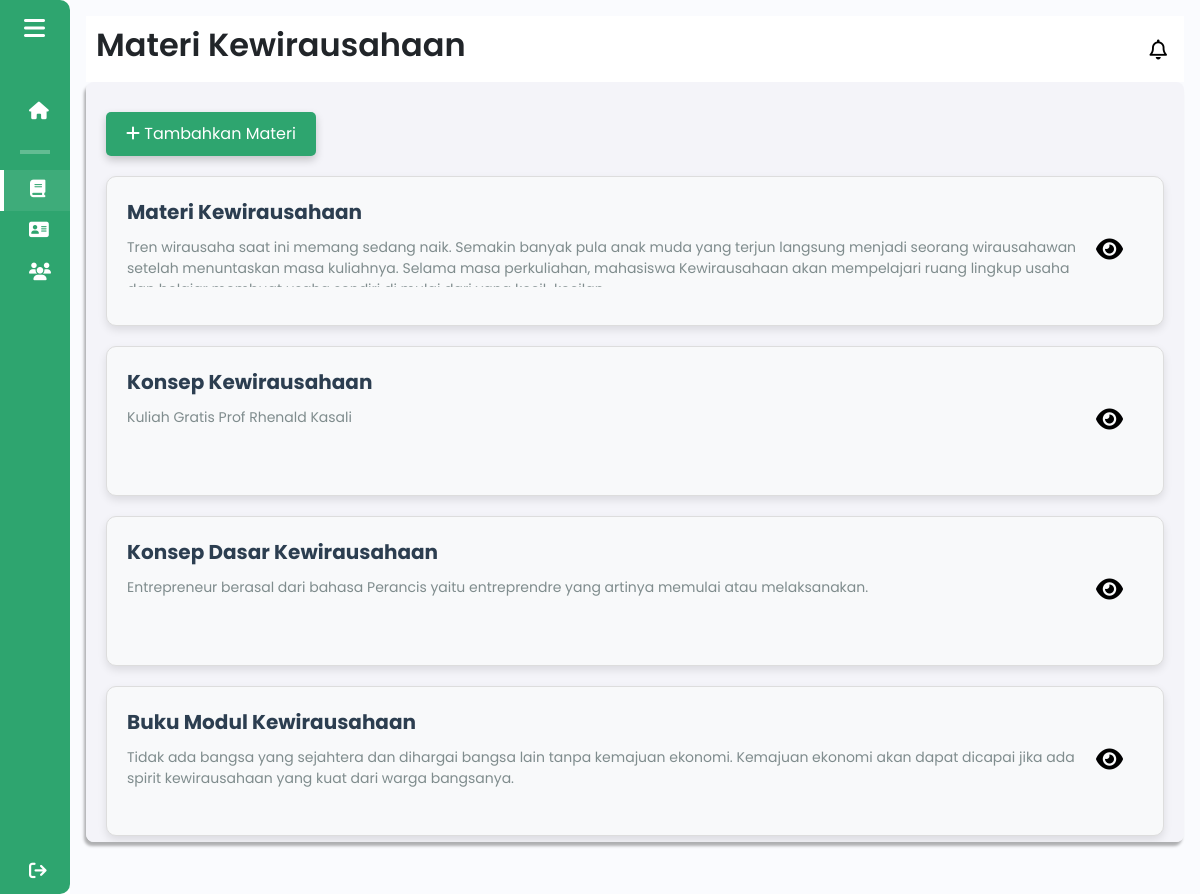
/components/pages/admin/materikewirausahaan_admin.php (signed in), run on the app's committed database.
### tables this page shows
CREATE TABLE `materi_kewirausahaan` (
  `id` int(11) NOT NULL,
  `judul` varchar(30) NOT NULL,
  `file_path` varchar(300) NOT NULL,
  `deskripsi` varchar(1000) NOT NULL
);

### components/pages/admin/materikewirausahaan_admin.php (the view, shortened to what this page needs)
<!DOCTYPE html>
<html lang="en">
<head>
    <link href="https://cdn.lineicons.com/4.0/lineicons.css" rel="stylesheet">
    <link href="https://cdn.jsdelivr.net/npm/bootstrap@5.3.0-alpha3/dist/css/bootstrap.min.css" rel="stylesheet">
    <link rel="stylesheet" href="/Aplikasi-Kewirausahaan/assets/css/materikewirausahaan.css">
</head>
<body>
    <div class="wrapper">
        <?php
        include 'sidebar_admin.php';
        ?>
        <div class="main p-3">
            <div class="main_header">
                <?php
                    include 'header_admin.php';
                ?>
            </div>
            <div class="main_wrapper">
                <button id="openFormBtn"><i class="fa-solid fa-plus"></i> Tambahkan Materi</button>
                <?php
                include $_SERVER['DOCUMENT_ROOT'] . '/Aplikasi-Kewirausahaan/config/db_connection.php';
                $sql = "SELECT * FROM materi_kewirausahaan";
                $result = $conn->query($sql);
                if ($result === false) {
                    echo "<p>Error pada query: " . $conn->error . "</p>";
                } elseif ($result->num_rows > 0) {
                    while ($row = $result->fetch_assoc()) {
                        echo '<div class="container_materi" onclick="showDetailModal(\'' . $row["id"] . '\', \'' . htmlspecialchars($row["judul"]) . '\', \'' . htmlspecialchars($row["deskripsi"]) . '\', \'' . htmlspecialchars($row["file_path"]) . '\')">';
                        echo '<div class="judul_materi">' . htmlspecialchars($row["judul"]) . '</div>';
                        echo '<div class="deskripsi_materi">'
                                . htmlspecialchars($row["deskripsi"]) .
                                '<i class="fa-solid fa-eye detail-icon"></i> </div>';
                        echo '</div>';
                    }
                } else {
                    echo "<p>Belum ada materi ditambahkan</p>";
                }
                ?>
            </div>
        </div>
    </div>
</body>
</html>

### assets/css/materikewirausahaan.css (style rules this page uses)
.main_wrapper button { background-color: #2ea56f; color: white; padding: 10px 20px; border: none; cursor: pointer; font-size: 16px; margin-top: 10px; border-radius: 5px; box-shadow: 0 4px 8px rgba(0, 0, 0, 0.2); transition: transform 0.2s ease, box-shadow 0.2s ease; }
.container_materi { margin-top: 20px; border: 1px solid #ccc; border-radius: 8px; padding: 20px; padding-right: 25px; background-color: #fff; width: 100%; overflow: hidden; height: 150px; }
.judul_materi { font-size: 24px; font-weight: bold; margin-bottom: 10px; }
.deskripsi_materi { font-size: 16px; max-height: fit-content; color: #666; padding-right: 20px; }
.container_materi { margin-top: 20px; padding: 20px; background-color: #f8f9fa; border: 1px solid #ddd; border-radius: 10px; box-shadow: 0 4px 8px rgba(0, 0, 0, 0.1); transition: transform 0.3s ease, box-shadow 0.3s ease; cursor: pointer; overflow: hidden; position: relative; }
.judul_materi { font-size: 20px; font-weight: bold; color: #2c3e50; margin-bottom: 10px; overflow: hidden; text-overflow: ellipsis; white-space: nowrap; }
.deskripsi_materi { display: flex; justify-content: space-between; font-size: 14px; color: #7f8c8d; line-height: 1.5; max-height: 50px; overflow: hidden; text-overflow: ellipsis; }
.detail-icon { display: flex; justify-content: end; margin-left: 5px; font-size: 24px; cursor: pointer; transition: transform 0.2s, color 0.2s; color: #000; }

### assets/css/sidebar.css (style rules this page uses)
body { font-family: "Poppins", sans-serif; }
.wrapper { display: flex; }
.main { min-height: 100vh; width: 100%; overflow: hidden; transition: all 0.35s ease-in-out; background-color: #fafbfe; }
.main_wrapper { width: 100%; height: 85vh; background-color: #f4f4f9; box-shadow: -2px 4px 3px rgba(0, 0, 0, 0.3); margin: 0; padding: 20px; overflow-y: auto; border-radius: 8px; }

### assets/css/header.css (style rules this page uses)
body { font-family: "Poppins", sans-serif; }
.main_header { display: flex; justify-content: space-between; align-items: center; padding: 5px; background-color: #fff; min-height: 50px; }

### data on the page
materi_kewirausahaan: judul "Materi Kewirausahaan", deskripsi "Tren wirausaha saat ini memang sedang naik. Semakin banyak pula anak muda yang terjun langsung menjadi seorang wirausahawan setelah menuntaskan masa kuliahnya. Selama masa perkuliahan, mahasiswa Kewirausahaan akan mempelajari ruang lingkup usaha…"
materi_kewirausahaan: judul "Konsep Kewirausahaan", deskripsi "Kuliah Gratis Prof Rhenald Kasali"
materi_kewirausahaan: judul "Konsep Dasar Kewirausahaan", deskripsi "Entrepreneur berasal dari bahasa Perancis yaitu entreprendre yang artinya memulai atau melaksanakan."
materi_kewirausahaan: judul "Buku Modul Kewirausahaan", deskripsi "Tidak ada bangsa yang sejahtera dan dihargai bangsa lain tanpa kemajuan ekonomi. Kemajuan ekonomi akan dapat dicapai jika ada spirit kewirausahaan yang kuat dari warga bangsanya."

### other printed values
$pageTitle "Materi Kewirausahaan"
